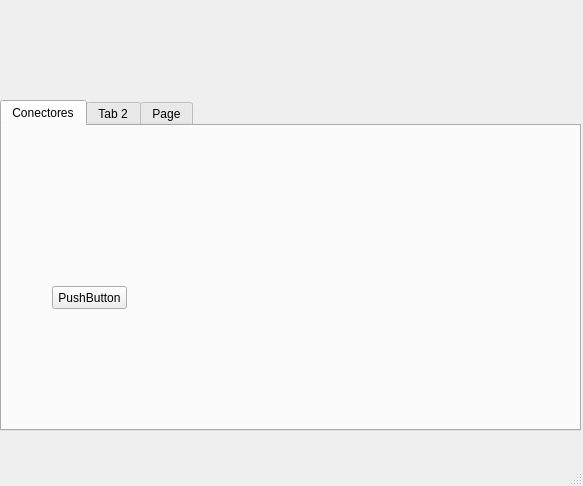
<?xml version="1.0" encoding="UTF-8"?>
<ui version="4.0">
 <class>MainWindow</class>
 <widget class="QMainWindow" name="MainWindow">
  <property name="geometry">
   <rect>
    <x>0</x>
    <y>0</y>
    <width>583</width>
    <height>486</height>
   </rect>
  </property>
  <property name="windowTitle">
   <string>MainWindow</string>
  </property>
  <widget class="QWidget" name="centralwidget">
   <widget class="QTabWidget" name="tabWidget">
    <property name="geometry">
     <rect>
      <x>0</x>
      <y>100</y>
      <width>581</width>
      <height>331</height>
     </rect>
    </property>
    <property name="currentIndex">
     <number>0</number>
    </property>
    <widget class="QWidget" name="tab_connectores">
     <property name="toolTip">
      <string/>
     </property>
     <attribute name="title">
      <string>Conectores</string>
     </attribute>
     <widget class="QPushButton" name="pushButton">
      <property name="geometry">
       <rect>
        <x>50</x>
        <y>160</y>
        <width>75</width>
        <height>23</height>
       </rect>
      </property>
      <property name="text">
       <string>PushButton</string>
      </property>
     </widget>
    </widget>
    <widget class="QWidget" name="tab_2">
     <attribute name="title">
      <string>Tab 2</string>
     </attribute>
     <widget class="QPushButton" name="pushButton_2">
      <property name="geometry">
       <rect>
        <x>30</x>
        <y>270</y>
        <width>75</width>
        <height>23</height>
       </rect>
      </property>
      <property name="text">
       <string>PushButton</string>
      </property>
     </widget>
    </widget>
    <widget class="QWidget" name="tab_3">
     <attribute name="title">
      <string>Page</string>
     </attribute>
     <widget class="QCheckBox" name="checkBox">
      <property name="geometry">
       <rect>
        <x>20</x>
        <y>20</y>
        <width>181</width>
        <height>61</height>
       </rect>
      </property>
      <property name="text">
       <string>CheckBox</string>
      </property>
     </widget>
    </widget>
   </widget>
  </widget>
  <widget class="QMenuBar" name="menubar">
   <property name="geometry">
    <rect>
     <x>0</x>
     <y>0</y>
     <width>583</width>
     <height>21</height>
    </rect>
   </property>
  </widget>
  <widget class="QStatusBar" name="statusbar"/>
 </widget>
 <resources/>
 <connections/>
</ui>
